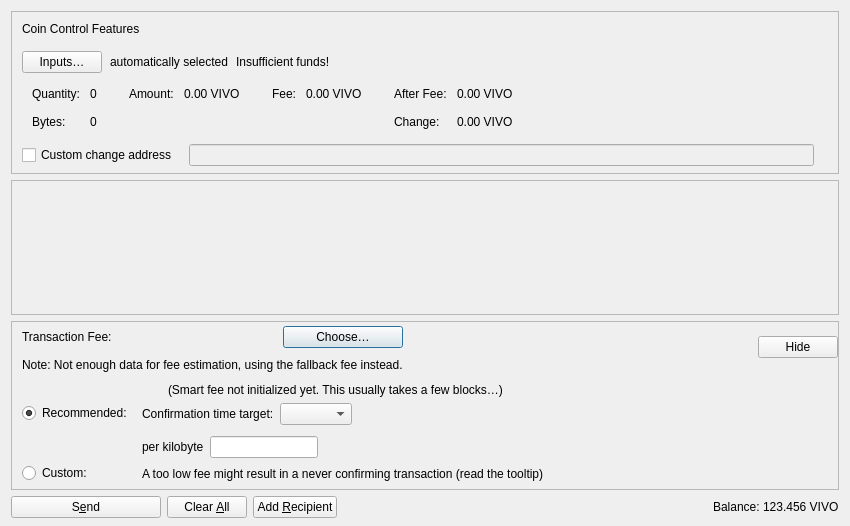
<?xml version="1.0" encoding="UTF-8"?>
<ui version="4.0">
 <class>SendCoinsDialog</class>
 <widget class="QDialog" name="SendCoinsDialog">
  <property name="geometry">
   <rect>
    <x>0</x>
    <y>0</y>
    <width>850</width>
    <height>526</height>
   </rect>
  </property>
  <property name="windowTitle">
   <string>Send Coins</string>
  </property>
  <layout class="QVBoxLayout" name="verticalLayout" stretch="0,1,0,0">
   <property name="bottomMargin">
    <number>8</number>
   </property>
   <item>
    <widget class="QFrame" name="frameCoinControl">
     <property name="sizePolicy">
      <sizepolicy hsizetype="Expanding" vsizetype="Expanding">
       <horstretch>0</horstretch>
       <verstretch>0</verstretch>
      </sizepolicy>
     </property>
     <property name="maximumSize">
      <size>
       <width>16777215</width>
       <height>16777215</height>
      </size>
     </property>
     <property name="frameShape">
      <enum>QFrame::StyledPanel</enum>
     </property>
     <property name="frameShadow">
      <enum>QFrame::Sunken</enum>
     </property>
     <layout class="QVBoxLayout" name="verticalLayoutCoinControl2">
      <property name="spacing">
       <number>0</number>
      </property>
      <property name="leftMargin">
       <number>0</number>
      </property>
      <property name="topMargin">
       <number>0</number>
      </property>
      <property name="rightMargin">
       <number>0</number>
      </property>
      <property name="bottomMargin">
       <number>6</number>
      </property>
      <item>
       <layout class="QVBoxLayout" name="verticalLayoutCoinControl" stretch="0,0,0,0,1">
        <property name="spacing">
         <number>0</number>
        </property>
        <property name="leftMargin">
         <number>10</number>
        </property>
        <property name="topMargin">
         <number>10</number>
        </property>
        <item>
         <layout class="QHBoxLayout" name="horizontalLayoutCoinControl1">
          <property name="bottomMargin">
           <number>15</number>
          </property>
          <item>
           <widget class="QLabel" name="labelCoinControlFeatures">
            <property name="sizePolicy">
             <sizepolicy hsizetype="Preferred" vsizetype="Maximum">
              <horstretch>0</horstretch>
              <verstretch>0</verstretch>
             </sizepolicy>
            </property>
            <property name="text">
             <string>Coin Control Features</string>
            </property>
           </widget>
          </item>
         </layout>
        </item>
        <item>
         <layout class="QHBoxLayout" name="horizontalLayoutCoinControl2" stretch="0,0,0,0">
          <property name="spacing">
           <number>8</number>
          </property>
          <property name="bottomMargin">
           <number>10</number>
          </property>
          <item>
           <widget class="QPushButton" name="pushButtonCoinControl">
            <property name="styleSheet">
             <string notr="true"/>
            </property>
            <property name="text">
             <string>Inputs…</string>
            </property>
            <property name="autoDefault">
             <bool>false</bool>
            </property>
           </widget>
          </item>
          <item>
           <widget class="QLabel" name="labelCoinControlAutomaticallySelected">
            <property name="text">
             <string>automatically selected</string>
            </property>
            <property name="margin">
             <number>5</number>
            </property>
           </widget>
          </item>
          <item>
           <widget class="QLabel" name="labelCoinControlInsuffFunds">
            <property name="text">
             <string>Insufficient funds!</string>
            </property>
            <property name="margin">
             <number>5</number>
            </property>
           </widget>
          </item>
          <item>
           <spacer name="horizontalSpacerCoinControl">
            <property name="orientation">
             <enum>Qt::Horizontal</enum>
            </property>
            <property name="sizeHint" stdset="0">
             <size>
              <width>40</width>
              <height>1</height>
             </size>
            </property>
           </spacer>
          </item>
         </layout>
        </item>
        <item>
         <widget class="QWidget" name="widgetCoinControl" native="true">
          <property name="sizePolicy">
           <sizepolicy hsizetype="Preferred" vsizetype="Preferred">
            <horstretch>0</horstretch>
            <verstretch>0</verstretch>
           </sizepolicy>
          </property>
          <property name="minimumSize">
           <size>
            <width>0</width>
            <height>0</height>
           </size>
          </property>
          <property name="styleSheet">
           <string notr="true"/>
          </property>
          <layout class="QHBoxLayout" name="horizontalLayoutCoinControl5">
           <property name="leftMargin">
            <number>0</number>
           </property>
           <property name="topMargin">
            <number>0</number>
           </property>
           <property name="rightMargin">
            <number>0</number>
           </property>
           <property name="bottomMargin">
            <number>0</number>
           </property>
           <item>
            <layout class="QHBoxLayout" name="horizontalLayoutCoinControl3" stretch="0,0,0,1">
             <property name="spacing">
              <number>20</number>
             </property>
             <property name="topMargin">
              <number>0</number>
             </property>
             <property name="bottomMargin">
              <number>10</number>
             </property>
             <item>
              <layout class="QFormLayout" name="formLayoutCoinControl1">
               <property name="labelAlignment">
                <set>Qt::AlignLeft|Qt::AlignVCenter</set>
               </property>
               <property name="horizontalSpacing">
                <number>10</number>
               </property>
               <property name="verticalSpacing">
                <number>14</number>
               </property>
               <property name="leftMargin">
                <number>10</number>
               </property>
               <property name="topMargin">
                <number>4</number>
               </property>
               <property name="rightMargin">
                <number>6</number>
               </property>
               <item row="0" column="0">
                <widget class="QLabel" name="labelCoinControlQuantityText">
                 <property name="text">
                  <string>Quantity:</string>
                 </property>
                 <property name="margin">
                  <number>0</number>
                 </property>
                </widget>
               </item>
               <item row="0" column="1">
                <widget class="QLabel" name="labelCoinControlQuantity">
                 <property name="cursor">
                  <cursorShape>IBeamCursor</cursorShape>
                 </property>
                 <property name="contextMenuPolicy">
                  <enum>Qt::ActionsContextMenu</enum>
                 </property>
                 <property name="text">
                  <string notr="true">0</string>
                 </property>
                 <property name="margin">
                  <number>0</number>
                 </property>
                 <property name="textInteractionFlags">
                  <set>Qt::LinksAccessibleByMouse|Qt::TextSelectableByKeyboard|Qt::TextSelectableByMouse</set>
                 </property>
                </widget>
               </item>
               <item row="1" column="0">
                <widget class="QLabel" name="labelCoinControlBytesText">
                 <property name="text">
                  <string>Bytes:</string>
                 </property>
                </widget>
               </item>
               <item row="1" column="1">
                <widget class="QLabel" name="labelCoinControlBytes">
                 <property name="cursor">
                  <cursorShape>IBeamCursor</cursorShape>
                 </property>
                 <property name="contextMenuPolicy">
                  <enum>Qt::ActionsContextMenu</enum>
                 </property>
                 <property name="text">
                  <string notr="true">0</string>
                 </property>
                 <property name="textInteractionFlags">
                  <set>Qt::LinksAccessibleByMouse|Qt::TextSelectableByKeyboard|Qt::TextSelectableByMouse</set>
                 </property>
                </widget>
               </item>
              </layout>
             </item>
             <item>
              <layout class="QFormLayout" name="formLayoutCoinControl2">
               <property name="horizontalSpacing">
                <number>10</number>
               </property>
               <property name="verticalSpacing">
                <number>14</number>
               </property>
               <property name="leftMargin">
                <number>6</number>
               </property>
               <property name="topMargin">
                <number>4</number>
               </property>
               <property name="rightMargin">
                <number>6</number>
               </property>
               <item row="0" column="0">
                <widget class="QLabel" name="labelCoinControlAmountText">
                 <property name="text">
                  <string>Amount:</string>
                 </property>
                 <property name="margin">
                  <number>0</number>
                 </property>
                </widget>
               </item>
               <item row="0" column="1">
                <widget class="QLabel" name="labelCoinControlAmount">
                 <property name="cursor">
                  <cursorShape>IBeamCursor</cursorShape>
                 </property>
                 <property name="contextMenuPolicy">
                  <enum>Qt::ActionsContextMenu</enum>
                 </property>
                 <property name="text">
                  <string notr="true">0.00 VIVO</string>
                 </property>
                 <property name="textInteractionFlags">
                  <set>Qt::LinksAccessibleByMouse|Qt::TextSelectableByKeyboard|Qt::TextSelectableByMouse</set>
                 </property>
                </widget>
               </item>
              </layout>
             </item>
             <item>
              <layout class="QFormLayout" name="formLayoutCoinControl3">
               <property name="horizontalSpacing">
                <number>10</number>
               </property>
               <property name="verticalSpacing">
                <number>14</number>
               </property>
               <property name="leftMargin">
                <number>6</number>
               </property>
               <property name="topMargin">
                <number>4</number>
               </property>
               <property name="rightMargin">
                <number>6</number>
               </property>
               <item row="0" column="0">
                <widget class="QLabel" name="labelCoinControlFeeText">
                 <property name="text">
                  <string>Fee:</string>
                 </property>
                 <property name="margin">
                  <number>0</number>
                 </property>
                </widget>
               </item>
               <item row="0" column="1">
                <widget class="QLabel" name="labelCoinControlFee">
                 <property name="cursor">
                  <cursorShape>IBeamCursor</cursorShape>
                 </property>
                 <property name="contextMenuPolicy">
                  <enum>Qt::ActionsContextMenu</enum>
                 </property>
                 <property name="text">
                  <string notr="true">0.00 VIVO</string>
                 </property>
                 <property name="textInteractionFlags">
                  <set>Qt::LinksAccessibleByMouse|Qt::TextSelectableByKeyboard|Qt::TextSelectableByMouse</set>
                 </property>
                </widget>
               </item>
              </layout>
             </item>
             <item>
              <layout class="QFormLayout" name="formLayoutCoinControl4">
               <property name="labelAlignment">
                <set>Qt::AlignLeft|Qt::AlignVCenter</set>
               </property>
               <property name="horizontalSpacing">
                <number>10</number>
               </property>
               <property name="verticalSpacing">
                <number>14</number>
               </property>
               <property name="leftMargin">
                <number>6</number>
               </property>
               <property name="topMargin">
                <number>4</number>
               </property>
               <property name="rightMargin">
                <number>6</number>
               </property>
               <item row="0" column="0">
                <widget class="QLabel" name="labelCoinControlAfterFeeText">
                 <property name="text">
                  <string>After Fee:</string>
                 </property>
                 <property name="margin">
                  <number>0</number>
                 </property>
                </widget>
               </item>
               <item row="0" column="1">
                <widget class="QLabel" name="labelCoinControlAfterFee">
                 <property name="cursor">
                  <cursorShape>IBeamCursor</cursorShape>
                 </property>
                 <property name="contextMenuPolicy">
                  <enum>Qt::ActionsContextMenu</enum>
                 </property>
                 <property name="text">
                  <string notr="true">0.00 VIVO</string>
                 </property>
                 <property name="textInteractionFlags">
                  <set>Qt::LinksAccessibleByMouse|Qt::TextSelectableByKeyboard|Qt::TextSelectableByMouse</set>
                 </property>
                </widget>
               </item>
               <item row="1" column="0">
                <widget class="QLabel" name="labelCoinControlChangeText">
                 <property name="text">
                  <string>Change:</string>
                 </property>
                </widget>
               </item>
               <item row="1" column="1">
                <widget class="QLabel" name="labelCoinControlChange">
                 <property name="cursor">
                  <cursorShape>IBeamCursor</cursorShape>
                 </property>
                 <property name="contextMenuPolicy">
                  <enum>Qt::ActionsContextMenu</enum>
                 </property>
                 <property name="text">
                  <string notr="true">0.00 VIVO</string>
                 </property>
                 <property name="textInteractionFlags">
                  <set>Qt::LinksAccessibleByMouse|Qt::TextSelectableByKeyboard|Qt::TextSelectableByMouse</set>
                 </property>
                </widget>
               </item>
              </layout>
             </item>
            </layout>
           </item>
          </layout>
         </widget>
        </item>
        <item>
         <layout class="QHBoxLayout" name="horizontalLayoutCoinControl4" stretch="0,0,0">
          <property name="spacing">
           <number>12</number>
          </property>
          <property name="sizeConstraint">
           <enum>QLayout::SetDefaultConstraint</enum>
          </property>
          <property name="topMargin">
           <number>5</number>
          </property>
          <property name="rightMargin">
           <number>5</number>
          </property>
          <item>
           <widget class="QCheckBox" name="checkBoxCoinControlChange">
            <property name="toolTip">
             <string>If this is activated, but the change address is empty or invalid, change will be sent to a newly generated address.</string>
            </property>
            <property name="text">
             <string>Custom change address</string>
            </property>
           </widget>
          </item>
          <item>
           <widget class="QValidatedLineEdit" name="lineEditCoinControlChange">
            <property name="enabled">
             <bool>false</bool>
            </property>
            <property name="sizePolicy">
             <sizepolicy hsizetype="Expanding" vsizetype="Fixed">
              <horstretch>0</horstretch>
              <verstretch>0</verstretch>
             </sizepolicy>
            </property>
           </widget>
          </item>
          <item>
           <widget class="QLabel" name="labelCoinControlChangeLabel">
            <property name="sizePolicy">
             <sizepolicy hsizetype="Preferred" vsizetype="Expanding">
              <horstretch>0</horstretch>
              <verstretch>0</verstretch>
             </sizepolicy>
            </property>
            <property name="minimumSize">
             <size>
              <width>0</width>
              <height>0</height>
             </size>
            </property>
            <property name="text">
             <string/>
            </property>
            <property name="margin">
             <number>3</number>
            </property>
           </widget>
          </item>
         </layout>
        </item>
        <item>
         <spacer name="verticalSpacerCoinControl">
          <property name="orientation">
           <enum>Qt::Vertical</enum>
          </property>
          <property name="sizeHint" stdset="0">
           <size>
            <width>800</width>
            <height>1</height>
           </size>
          </property>
         </spacer>
        </item>
       </layout>
      </item>
     </layout>
    </widget>
   </item>
   <item>
    <widget class="QScrollArea" name="scrollArea">
     <property name="widgetResizable">
      <bool>true</bool>
     </property>
     <widget class="QWidget" name="scrollAreaWidgetContents">
      <property name="geometry">
       <rect>
        <x>0</x>
        <y>0</y>
        <width>830</width>
        <height>104</height>
       </rect>
      </property>
      <layout class="QVBoxLayout" name="verticalLayout_2" stretch="0,1">
       <property name="leftMargin">
        <number>0</number>
       </property>
       <property name="topMargin">
        <number>0</number>
       </property>
       <property name="rightMargin">
        <number>0</number>
       </property>
       <property name="bottomMargin">
        <number>0</number>
       </property>
       <item>
        <layout class="QVBoxLayout" name="entries">
         <property name="spacing">
          <number>6</number>
         </property>
        </layout>
       </item>
       <item>
        <spacer name="verticalSpacer">
         <property name="orientation">
          <enum>Qt::Vertical</enum>
         </property>
         <property name="sizeHint" stdset="0">
          <size>
           <width>20</width>
           <height>40</height>
          </size>
         </property>
        </spacer>
       </item>
      </layout>
     </widget>
    </widget>
   </item>
   <item>
    <widget class="QFrame" name="frameFee">
     <property name="sizePolicy">
      <sizepolicy hsizetype="Expanding" vsizetype="Expanding">
       <horstretch>0</horstretch>
       <verstretch>0</verstretch>
      </sizepolicy>
     </property>
     <property name="maximumSize">
      <size>
       <width>16777215</width>
       <height>16777215</height>
      </size>
     </property>
     <property name="frameShape">
      <enum>QFrame::StyledPanel</enum>
     </property>
     <property name="frameShadow">
      <enum>QFrame::Sunken</enum>
     </property>
     <layout class="QVBoxLayout" name="verticalLayoutFee1">
      <property name="spacing">
       <number>0</number>
      </property>
      <property name="leftMargin">
       <number>0</number>
      </property>
      <property name="topMargin">
       <number>0</number>
      </property>
      <property name="rightMargin">
       <number>0</number>
      </property>
      <property name="bottomMargin">
       <number>0</number>
      </property>
      <item>
       <layout class="QVBoxLayout" name="verticalLayoutFee2" stretch="0,0,0">
        <property name="spacing">
         <number>0</number>
        </property>
        <property name="leftMargin">
         <number>10</number>
        </property>
        <property name="topMargin">
         <number>0</number>
        </property>
        <item>
         <layout class="QHBoxLayout" name="horizontalLayoutFee1">
          <property name="bottomMargin">
           <number>0</number>
          </property>
          <item>
           <layout class="QVBoxLayout" name="verticalLayoutFee7">
            <property name="spacing">
             <number>0</number>
            </property>
            <item>
             <spacer name="verticalSpacerSmartFee">
              <property name="orientation">
               <enum>Qt::Vertical</enum>
              </property>
              <property name="sizeType">
               <enum>QSizePolicy::Fixed</enum>
              </property>
              <property name="sizeHint" stdset="0">
               <size>
                <width>1</width>
                <height>4</height>
               </size>
              </property>
             </spacer>
            </item>
            <item>
             <layout class="QHBoxLayout" name="horizontalLayoutSmartFee">
              <property name="spacing">
               <number>10</number>
              </property>
              <item>
               <widget class="QLabel" name="labelFeeHeadline">
                <property name="sizePolicy">
                 <sizepolicy hsizetype="Preferred" vsizetype="Maximum">
                  <horstretch>0</horstretch>
                  <verstretch>0</verstretch>
                 </sizepolicy>
                </property>
                <property name="text">
                 <string>Transaction Fee:</string>
                </property>
               </widget>
              </item>
              <item>
               <widget class="QLabel" name="labelFeeMinimized">
                <property name="text">
                 <string/>
                </property>
               </widget>
              </item>
              <item>
               <widget class="QPushButton" name="buttonChooseFee">
                <property name="text">
                 <string>Choose…</string>
                </property>
               </widget>
              </item>
             </layout>
            </item>
            <item>
             <spacer name="verticalSpacer_7">
              <property name="orientation">
               <enum>Qt::Vertical</enum>
              </property>
              <property name="sizeHint" stdset="0">
               <size>
                <width>1</width>
                <height>10</height>
               </size>
              </property>
             </spacer>
            </item>
            <item>
             <widget class="QLabel" name="fallbackFeeWarningLabel">
              <property name="toolTip">
               <string>Using the fallbackfee can result in sending a transaction that will take several hours or days (or never) to confirm. Consider choosing your fee manually or wait until you have validated the complete chain.</string>
              </property>
              <property name="text">
               <string>Note: Not enough data for fee estimation, using the fallback fee instead.</string>
              </property>
              <property name="wordWrap">
               <bool>false</bool>
              </property>
             </widget>
            </item>
            <item>
             <spacer name="verticalSpacer_5">
              <property name="orientation">
               <enum>Qt::Vertical</enum>
              </property>
              <property name="sizeHint" stdset="0">
               <size>
                <width>1</width>
                <height>1</height>
               </size>
              </property>
             </spacer>
            </item>
           </layout>
          </item>
          <item>
           <spacer name="horizontalSpacer_4">
            <property name="orientation">
             <enum>Qt::Horizontal</enum>
            </property>
            <property name="sizeHint" stdset="0">
             <size>
              <width>1</width>
              <height>1</height>
             </size>
            </property>
           </spacer>
          </item>
          <item>
           <widget class="QPushButton" name="buttonMinimizeFee">
            <property name="toolTip">
             <string>Hide transaction fee settings</string>
            </property>
            <property name="text">
             <string>Hide</string>
            </property>
           </widget>
          </item>
         </layout>
        </item>
        <item>
         <widget class="QFrame" name="frameFeeSelection">
          <layout class="QVBoxLayout" name="verticalLayoutFee12">
           <property name="spacing">
            <number>0</number>
           </property>
           <property name="leftMargin">
            <number>0</number>
           </property>
           <property name="topMargin">
            <number>0</number>
           </property>
           <property name="rightMargin">
            <number>0</number>
           </property>
           <property name="bottomMargin">
            <number>0</number>
           </property>
           <item>
            <layout class="QGridLayout" name="gridLayoutFee">
             <property name="topMargin">
              <number>10</number>
             </property>
             <property name="bottomMargin">
              <number>4</number>
             </property>
             <property name="horizontalSpacing">
              <number>10</number>
             </property>
             <property name="verticalSpacing">
              <number>4</number>
             </property>
             <item row="1" column="1">
              <layout class="QVBoxLayout" name="verticalLayoutFee8">
               <property name="spacing">
                <number>6</number>
               </property>
               <property name="topMargin">
                <number>3</number>
               </property>
               <item>
                <layout class="QHBoxLayout" name="horizontalLayoutFee13" stretch="0,0,1">
                 <item>
                  <widget class="QLabel" name="labelCustomPerKilobyte">
                   <property name="toolTip">
                    <string>If the custom fee is set to 1000 VLVOs and the transaction is only 250 bytes, then &quot;per kilobyte&quot; only pays 250 VLVOs in fee,&lt;br /&gt;while &quot;at least&quot; pays 1000 VLVOs. For transactions bigger than a kilobyte both pay by kilobyte.</string>
                   </property>
                   <property name="text">
                    <string>per kilobyte</string>
                   </property>
                  </widget>
                 </item>
                 <item>
                  <widget class="BitcoinAmountField" name="customFee"/>
                 </item>
                 <item>
                  <spacer name="horizontalSpacer_6">
                   <property name="orientation">
                    <enum>Qt::Horizontal</enum>
                   </property>
                   <property name="sizeHint" stdset="0">
                    <size>
                     <width>1</width>
                     <height>1</height>
                    </size>
                   </property>
                  </spacer>
                 </item>
                </layout>
               </item>
               <item>
                <layout class="QHBoxLayout" name="horizontalLayoutFee8">
                 <item>
                  <widget class="QLabel" name="labelCustomFeeWarning">
                   <property name="enabled">
                    <bool>true</bool>
                   </property>
                   <property name="toolTip">
                    <string>When there is less transaction volume than space in the blocks, miners as well as relaying nodes may enforce a minimum fee. Paying only this minimum fee is just fine, but be aware that this can result in a never confirming transaction once there is more demand for vivo transactions than the network can process.</string>
                   </property>
                   <property name="text">
                    <string>A too low fee might result in a never confirming transaction (read the tooltip)</string>
                   </property>
                  </widget>
                 </item>
                 <item>
                  <spacer name="horizontalSpacer_2">
                   <property name="orientation">
                    <enum>Qt::Horizontal</enum>
                   </property>
                   <property name="sizeHint" stdset="0">
                    <size>
                     <width>1</width>
                     <height>1</height>
                    </size>
                   </property>
                  </spacer>
                 </item>
                </layout>
               </item>
              </layout>
             </item>
             <item row="0" column="0">
              <layout class="QVBoxLayout" name="verticalLayoutFee4" stretch="0,1">
               <property name="topMargin">
                <number>20</number>
               </property>
               <property name="bottomMargin">
                <number>3</number>
               </property>
               <item>
                <widget class="QRadioButton" name="radioSmartFee">
                 <property name="text">
                  <string>Recommended:</string>
                 </property>
                 <property name="checked">
                  <bool>true</bool>
                 </property>
                 <attribute name="buttonGroup">
                  <string notr="true">groupFee</string>
                 </attribute>
                </widget>
               </item>
               <item>
                <spacer name="verticalSpacer_2">
                 <property name="orientation">
                  <enum>Qt::Vertical</enum>
                 </property>
                 <property name="sizeHint" stdset="0">
                  <size>
                   <width>1</width>
                   <height>1</height>
                  </size>
                 </property>
                </spacer>
               </item>
              </layout>
             </item>
             <item row="1" column="0">
              <layout class="QVBoxLayout" name="verticalLayoutFee9" stretch="0,1">
               <property name="topMargin">
                <number>30</number>
               </property>
               <item>
                <widget class="QRadioButton" name="radioCustomFee">
                 <property name="text">
                  <string>Custom:</string>
                 </property>
                 <attribute name="buttonGroup">
                  <string notr="true">groupFee</string>
                 </attribute>
                </widget>
               </item>
               <item>
                <spacer name="verticalSpacer_6">
                 <property name="orientation">
                  <enum>Qt::Vertical</enum>
                 </property>
                 <property name="sizeHint" stdset="0">
                  <size>
                   <width>1</width>
                   <height>1</height>
                  </size>
                 </property>
                </spacer>
               </item>
              </layout>
             </item>
             <item row="0" column="1">
              <layout class="QVBoxLayout" name="verticalLayoutFee3" stretch="0,0,1">
               <property name="spacing">
                <number>6</number>
               </property>
               <property name="topMargin">
                <number>0</number>
               </property>
               <property name="bottomMargin">
                <number>3</number>
               </property>
               <item>
                <layout class="QHBoxLayout" name="horizontalLayoutFee12">
                 <item>
                  <widget class="QLabel" name="labelSmartFee">
                   <property name="text">
                    <string/>
                   </property>
                  </widget>
                 </item>
                 <item>
                  <widget class="QLabel" name="labelFeeEstimation">
                   <property name="text">
                    <string/>
                   </property>
                  </widget>
                 </item>
                 <item>
                  <widget class="QLabel" name="labelSmartFee2">
                   <property name="text">
                    <string>(Smart fee not initialized yet. This usually takes a few blocks…)</string>
                   </property>
                  </widget>
                 </item>
                 <item>
                  <spacer name="horizontalSpacer_5">
                   <property name="orientation">
                    <enum>Qt::Horizontal</enum>
                   </property>
                   <property name="sizeHint" stdset="0">
                    <size>
                     <width>1</width>
                     <height>1</height>
                    </size>
                   </property>
                  </spacer>
                 </item>
                </layout>
               </item>
               <item>
                <layout class="QHBoxLayout" name="horizontalLayoutFee9">
                 <item>
                  <layout class="QVBoxLayout" name="verticalLayoutFee6">
                   <item>
                    <widget class="QLabel" name="labelSmartFee3">
                     <property name="text">
                      <string>Confirmation time target:</string>
                     </property>
                    </widget>
                   </item>
                  </layout>
                 </item>
                 <item>
                  <layout class="QVBoxLayout" name="verticalLayoutFee5">
                   <property name="rightMargin">
                    <number>30</number>
                   </property>
                   <item>
                    <layout class="QHBoxLayout" name="horizontalLayoutConfTarget">
                     <property name="bottomMargin">
                      <number>0</number>
                     </property>
                     <item>
                      <widget class="QComboBox" name="confTargetSelector"/>
                     </item>
                     <item>
                      <spacer name="horizontalSpacerConfTarget">
                       <property name="orientation">
                        <enum>Qt::Horizontal</enum>
                       </property>
                       <property name="sizeHint" stdset="0">
                        <size>
                         <width>40</width>
                         <height>20</height>
                        </size>
                       </property>
                      </spacer>
                     </item>
                    </layout>
                   </item>
                  </layout>
                 </item>
                </layout>
               </item>
               <item>
                <spacer name="verticalSpacer_4">
                 <property name="orientation">
                  <enum>Qt::Vertical</enum>
                 </property>
                 <property name="sizeHint" stdset="0">
                  <size>
                   <width>1</width>
                   <height>1</height>
                  </size>
                 </property>
                </spacer>
               </item>
              </layout>
             </item>
            </layout>
           </item>
          </layout>
         </widget>
        </item>
        <item>
         <spacer name="verticalSpacerFee">
          <property name="orientation">
           <enum>Qt::Vertical</enum>
          </property>
          <property name="sizeHint" stdset="0">
           <size>
            <width>800</width>
            <height>1</height>
           </size>
          </property>
         </spacer>
        </item>
       </layout>
      </item>
     </layout>
    </widget>
   </item>
   <item>
    <layout class="QHBoxLayout" name="horizontalLayout">
     <item>
      <widget class="QPushButton" name="sendButton">
       <property name="minimumSize">
        <size>
         <width>150</width>
         <height>0</height>
        </size>
       </property>
       <property name="toolTip">
        <string>Confirm the send action</string>
       </property>
       <property name="text">
        <string>S&amp;end</string>
       </property>
       <property name="autoDefault">
        <bool>false</bool>
       </property>
       <property name="default">
        <bool>false</bool>
       </property>
      </widget>
     </item>
     <item>
      <widget class="QPushButton" name="clearButton">
       <property name="sizePolicy">
        <sizepolicy hsizetype="Minimum" vsizetype="Fixed">
         <horstretch>0</horstretch>
         <verstretch>0</verstretch>
        </sizepolicy>
       </property>
       <property name="toolTip">
        <string>Clear all fields of the form.</string>
       </property>
       <property name="text">
        <string>Clear &amp;All</string>
       </property>
       <property name="autoDefault">
        <bool>false</bool>
       </property>
      </widget>
     </item>
     <item>
      <widget class="QPushButton" name="addButton">
       <property name="toolTip">
        <string>Send to multiple recipients at once</string>
       </property>
       <property name="text">
        <string>Add &amp;Recipient</string>
       </property>
       <property name="autoDefault">
        <bool>false</bool>
       </property>
      </widget>
     </item>
     <item>
      <spacer name="horizontalSpacer">
       <property name="orientation">
        <enum>Qt::Horizontal</enum>
       </property>
       <property name="sizeHint" stdset="0">
        <size>
         <width>40</width>
         <height>20</height>
        </size>
       </property>
      </spacer>
     </item>
     <item>
      <layout class="QHBoxLayout" name="horizontalLayout_2">
       <property name="spacing">
        <number>3</number>
       </property>
       <item>
        <widget class="QLabel" name="labelBalanceName">
         <property name="text">
          <string>Balance:</string>
         </property>
        </widget>
       </item>
       <item>
        <widget class="QLabel" name="labelBalance">
         <property name="sizePolicy">
          <sizepolicy hsizetype="Preferred" vsizetype="Preferred">
           <horstretch>0</horstretch>
           <verstretch>0</verstretch>
          </sizepolicy>
         </property>
         <property name="cursor">
          <cursorShape>IBeamCursor</cursorShape>
         </property>
         <property name="text">
          <string notr="true">123.456 VIVO</string>
         </property>
         <property name="textInteractionFlags">
          <set>Qt::LinksAccessibleByMouse|Qt::TextSelectableByKeyboard|Qt::TextSelectableByMouse</set>
         </property>
        </widget>
       </item>
      </layout>
     </item>
    </layout>
   </item>
  </layout>
 </widget>
 <customwidgets>
  <customwidget>
   <class>QValidatedLineEdit</class>
   <extends>QLineEdit</extends>
   <header>qt/qvalidatedlineedit.h</header>
  </customwidget>
  <customwidget>
   <class>BitcoinAmountField</class>
   <extends>QLineEdit</extends>
   <header>qt/bitcoinamountfield.h</header>
   <container>1</container>
  </customwidget>
 </customwidgets>
 <resources>
  <include location="../vivo.qrc"/>
 </resources>
 <connections/>
 <buttongroups>
  <buttongroup name="groupFee"/>
 </buttongroups>
</ui>
